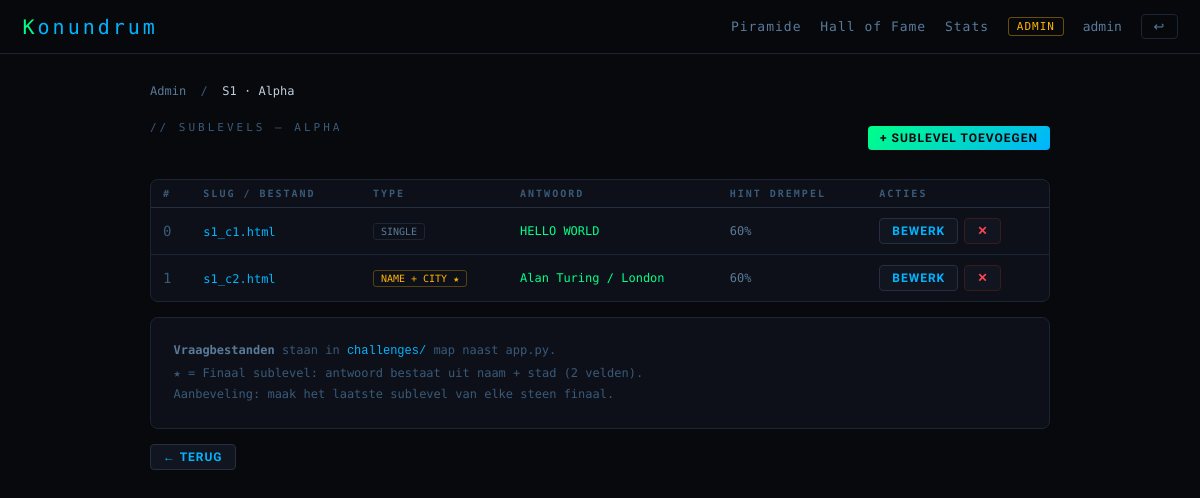
The app's page /admin/stone/1/challenges (signed in) with its own data.
### tables this page shows
CREATE TABLE stones (
            id           INTEGER PRIMARY KEY AUTOINCREMENT,
            name         TEXT UNIQUE NOT NULL,   -- bijv. S1
            label        TEXT NOT NULL,           -- weergavenaam op blok
            row          INTEGER NOT NULL,        -- 0 = onderste rij
            col          INTEGER NOT NULL,        -- positie in rij
            dependencies TEXT DEFAULT ''          -- komma-gescheiden stone.name waarden
        , home_content TEXT DEFAULT '');

CREATE TABLE challenges (
            id             INTEGER PRIMARY KEY AUTOINCREMENT,
            stone_id       INTEGER NOT NULL REFERENCES stones(id),
            ord            INTEGER DEFAULT 0,
            slug           TEXT NOT NULL UNIQUE,  -- challenges/<slug>.html
            is_final       INTEGER DEFAULT 0,     -- 1 = laatste sublevel → name+city
            answer_1       TEXT    DEFAULT '',    -- voor is_final=0
            answer_name    TEXT    DEFAULT '',    -- voor is_final=1
            answer_city    TEXT    DEFAULT '',    -- voor is_final=1
            hint_1         TEXT    DEFAULT '',
            hint_name      TEXT    DEFAULT '',
            hint_city      TEXT    DEFAULT '',
            hint_threshold REAL    DEFAULT 0.6
        , title TEXT DEFAULT '', points INTEGER DEFAULT 10);

### app.py (the view)
@app.route("/admin/stone/<int:stone_id>/challenges")
@admin_required
def admin_stone_challenges(stone_id):
    s = db.get_stone(stone_id)
    if not s: abort(404)
    conn = db.get_db()
    chs = conn.execute("SELECT * FROM challenges WHERE stone_id=? ORDER BY ord", (stone_id,)).fetchall()
    conn.close()
    return render_template("admin_challenges.html", stone=s, challenges=chs)

### app.py (called while the page is built)
def admin_required(f):
    @wraps(f)
    def inner(*args, **kwargs):
        if not session.get("is_admin"):
            return redirect(url_for("pyramid"))
        return f(*args, **kwargs)
    return inner

### database.py (called while the page is built)
def get_db():
    conn = sqlite3.connect(DB_PATH)
    conn.row_factory = sqlite3.Row
    conn.execute("PRAGMA foreign_keys = ON")
    return conn

def get_stone(stone_id):
    conn = get_db()
    try:
        return conn.execute("SELECT * FROM stones WHERE id=?", (stone_id,)).fetchone()
    finally:
        conn.close()

### templates/admin_challenges.html (shortened to what this page needs)
{% extends "base.html" %}
{% block body %}
<div class="page">
  <div class="bc">
    <a href="{{ url_for('admin') }}">Admin</a> &nbsp;/&nbsp;
    <span>{{ stone.name }} · {{ stone.label }}</span>
  </div>
  <div class="flex-between" style="margin-bottom:1.5rem;">
    <div class="page-title">// SUBLEVELS — {{ stone.label }}</div>
    <a href="{{ url_for('admin_add_challenge', stone_id=stone.id) }}" class="btn btn-primary btn-sm">+ Sublevel toevoegen</a>
  </div>
  {% if challenges %}
    <div class="card" style="padding:0;overflow:hidden;">
      <table class="tbl">
        <thead><tr>
          <th>#</th><th>Slug / bestand</th><th>Type</th>
          <th>Antwoord</th><th>Hint drempel</th><th>Acties</th>
        </tr></thead>
        <tbody>
        {% for ch in challenges %}
          <tr>
            <td style="font-family:var(--mono);color:var(--dim)">{{ ch.ord }}</td>
            <td>
              <span style="font-family:var(--mono);font-size:12px;color:var(--blue)">{{ ch.slug }}.html</span>
            </td>
            <td>
              {% if ch.is_final %}
                <span class="badge badge-yellow">NAME + CITY ★</span>
              {% else %}
                <span class="badge badge-dim">SINGLE</span>
              {% endif %}
            </td>
            <td style="font-family:var(--mono);font-size:12px;color:var(--green)">
              {% if ch.is_final %}
                {{ ch.answer_name }} / {{ ch.answer_city }}
              {% else %}
                {{ ch.answer_1 }}
              {% endif %}
            </td>
            <td style="font-family:var(--mono);font-size:12px;color:var(--text-dim)">
              {{ "%.0f%%"|format(ch.hint_threshold * 100) }}
            </td>
            <td>
              <div class="act">
                <a href="{{ url_for('admin_edit_challenge', challenge_id=ch.id) }}"
                   class="btn btn-secondary btn-sm">Bewerk</a>
                <form method="POST" action="{{ url_for('admin_delete_challenge', challenge_id=ch.id) }}"
                      onsubmit="return confirm('Sublevel verwijderen?');" style="margin:0">
                  <button type="submit" class="btn btn-danger btn-sm">✕</button>
                </form>
              </div>
            </td>
          </tr>
        {% endfor %}
        </tbody>
      </table>
    </div>
    <div class="card mt2" style="font-family:var(--mono);font-size:12px;color:var(--dim);line-height:1.8;">
      <strong style="color:var(--text-dim)">Vraagbestanden</strong> staan in
      <code style="color:var(--blue)">challenges/</code> map naast app.py.<br>
      ★ = Finaal sublevel: antwoord bestaat uit naam + stad (2 velden).<br>
      Aanbeveling: maak het laatste sublevel van elke steen finaal.
    </div>
  {% endif %}
  <div class="mt2">
    <a href="{{ url_for('admin') }}" class="btn btn-secondary btn-sm">← Terug</a>
  </div>
</div>
{% endblock %}

### templates/base.html (style rules this page uses)
*, *::before, *::after { margin:0; padding:0; box-sizing:border-box; }
:root { --bg:#08090d; --bg2:#0d1018; --bg3:#111520; --border:#1a2535; --border2:#243040; --green:#00ff88; --blue:#00b4ff; --yellow:#ffb400; --red:#ff4455; --dim:#3a5a7a; --text:#c0cedd; --text-dim:#5a7a9a; --mono:'Share Tech Mono',monospace; --sans:'Rajdhani',sans-serif; }
html { font-size:15px; }
body { background:var(--bg); color:var(--text); font-family:var(--sans); min-height:100vh; }
a { color:var(--blue); text-decoration:none; }
.page { max-width:960px; margin:0 auto; padding:2rem; }
.page-title { font-family:var(--mono); font-size:11px; letter-spacing:3px; color:var(--dim); text-transform:uppercase; margin-bottom:1.5rem; }
.card { background:var(--bg2); border:1px solid var(--border); border-radius:8px; padding:1.5rem; }
.btn { display:inline-block; padding:9px 20px; border-radius:4px; cursor:pointer; font-family:var(--sans); font-size:14px; font-weight:700; letter-spacing:1px; text-transform:uppercase; border:none; transition:all .2s; text-decoration:none !important; }
.btn-primary { background:linear-gradient(135deg,var(--green),var(--blue)); color:var(--bg); }
.btn-secondary { background:var(--bg3); border:1px solid var(--border2); color:var(--blue); }
.btn-danger { background:var(--bg3); border:1px solid #3a1a1a; color:var(--red); }
.btn-sm { padding:5px 12px; font-size:12px; }
.tbl { width:100%; border-collapse:collapse; font-size:14px; }
.tbl th { font-family:var(--mono); font-size:10px; letter-spacing:2px; text-transform:uppercase; color:var(--dim); padding:8px 12px; border-bottom:1px solid var(--border2); text-align:left; }
.tbl td { padding:10px 12px; border-bottom:1px solid var(--border); vertical-align:middle; }
.tbl tr:last-child td { border-bottom:none; }
.badge { display:inline-block; font-family:var(--mono); font-size:10px; padding:2px 7px; border-radius:3px; }
.badge-yellow { color:var(--yellow); border:1px solid rgba(255,180,0,.3); }
.badge-dim { color:var(--text-dim); border:1px solid var(--border); }
.act { display:flex; gap:6px; flex-wrap:wrap; }
.bc { font-family:var(--mono); font-size:12px; color:var(--dim); margin-bottom:1.5rem; }
.bc a { color:var(--text-dim); }
.bc span { color:var(--text); }
.flex-between { display:flex; justify-content:space-between; align-items:center; }
.mt2 { margin-top:1rem }

### records on screen
stones: name "S1", label "Alpha", label "ALPHA"
challenges: ord "0", slug "s1_c1", is_final "SINGLE", answer_1 "HELLO WORLD", ch.hint_threshold*100 "60%"
challenges: ord "1", slug "s1_c2", is_final "NAME + CITY ★", answer_name "Alan Turing", answer_city "London", ch.hint_threshold*100 "60%"

### other values on screen
{{ session.username }} "admin"
